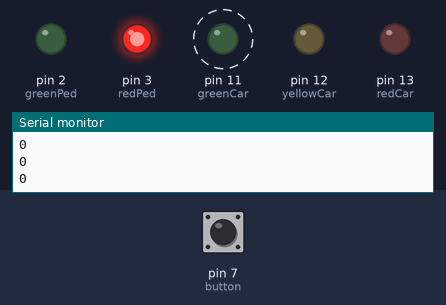
Bench run of a sketch on a simulated Arduino Uno, built with avr-gcc and run on an emulated ATmega328P. Parts: output pins drawn as LEDs (lit = HIGH), the last lines printed to the serial monitor. Dashed ring = blinking. Inputs (shaded band) come from the test bench; at power-on: pin 7 (button) LOW.

Above: at 2.3 s.
2.4 s: pin 7 (button) pulled HIGH for 3.2 s
At 6.7 s:
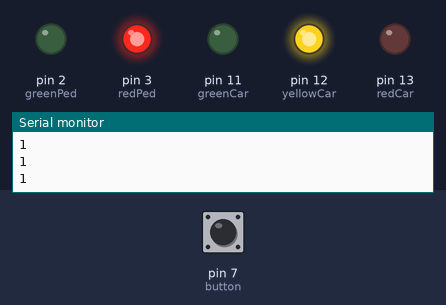
At 8.2 s:
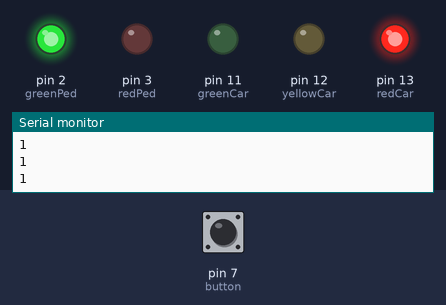
Timing chart, 0 to 17.8 s (numbered marks = the images above; inputs shaded):
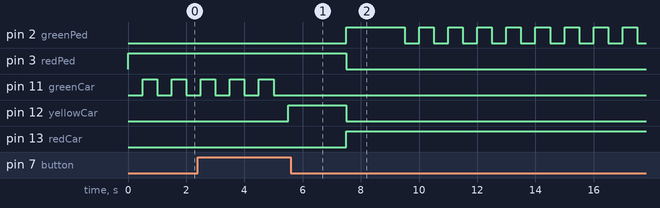

The sketch:

Traffic_Lights.ino
```cpp
// Define pins for traffic lights and pedestrian lights
int redCar = 13; // Pin for red car light
int yellowCar = 12; // Pin for yellow car light
int greenCar = 11; // Pin for green car light
int greenPed = 2; // Pin for green pedestrian light
int redPed = 3; // Pin for red pedestrian light
int button = 7; // Pin for pedestrian button

// Define timing variables
int crossTime = 2000; // Time for pedestrian to cross
unsigned long changeTime; // Last time the lights were changed
bool carGreenBlink = true; // Flag to blink green car light

void setup() {
  // Initialize the changeTime variable
  changeTime = millis();

  // Set pin modes for traffic lights and pedestrian lights
  pinMode(redCar, OUTPUT);
  pinMode(yellowCar, OUTPUT);
  pinMode(greenCar, OUTPUT);
  pinMode(redPed, OUTPUT);
  pinMode(greenPed, OUTPUT);
  pinMode(button, INPUT);

  // Set initial states for lights
  digitalWrite(greenCar, HIGH); // Green car light on
  digitalWrite(redPed, HIGH); // Red pedestrian light on
  digitalWrite(redCar, LOW); // Red car light off
  digitalWrite(yellowCar, LOW); // Yellow car light off
  digitalWrite(greenPed, LOW); // Green pedestrian light off

  // Initialize serial communication
  Serial.begin(9600);
}

void loop() {
  // Blink the green car light if carGreenBlink is true
  if (carGreenBlink) {
    digitalWrite(greenCar, !digitalRead(greenCar)); // Toggle green car light
    delay(500); // Wait for 500ms
  }

  // Read the state of the pedestrian button
  int state = digitalRead(button);
  Serial.println(state); // Print the state to the serial monitor

  // If the button is pressed and more than 5 seconds have passed since the last change
  if (state == HIGH && (millis() - changeTime) > 5000) {
    changeLights(); // Change the lights
  }
}

void changeLights() {
  // Turn off the green car light and turn on the yellow car light
  digitalWrite(greenCar, LOW);
  digitalWrite(yellowCar, HIGH);
  delay(2000); // Wait for 2 seconds

  // Turn off the yellow car light and turn on the red car light
  digitalWrite(yellowCar, LOW);
  digitalWrite(redCar, HIGH);

  // Turn off the red pedestrian light and turn on the green pedestrian light
  digitalWrite(redPed, LOW);
  digitalWrite(greenPed, HIGH);
  delay(crossTime); // Wait for pedestrian to cross

  // Blink the green pedestrian light for 5 seconds
  for (int x = 0; x < 10; x++) {
    digitalWrite(greenPed, !digitalRead(greenPed)); // Toggle green pedestrian light
    delay(500); // Wait for 500ms
    digitalWrite(greenPed, !digitalRead(greenPed)); // Toggle green pedestrian light
    delay(500); // Wait for 500ms
  }

  // Turn off the green pedestrian light and turn on the red pedestrian light
  digitalWrite(greenPed, LOW);
  digitalWrite(redPed, HIGH);

  // Turn off the red car light
  digitalWrite(redCar, LOW);

  // Set the flag to blink the green car light
  carGreenBlink = true;

  // Update the changeTime variable
  changeTime = millis();
}
```

Measured:
- after the input at 2.4 s, pin 2 (greenPed): LOW → HIGH after 5.1 s, then repeats every 1.0 s: LOW 0.50 s, HIGH 0.50 s; pin 3 (redPed): HIGH → LOW after 5.1 s; pin 11 (greenCar): goes on until 5.0 s, then stays LOW; pin 12 (yellowCar): LOW → HIGH after 3.1 s, → LOW 2.0 s later; pin 13 (redCar): LOW → HIGH after 5.1 s
- by itself, pin 11 (greenCar): alternates HIGH for 0.50 s and LOW for 0.50 s
